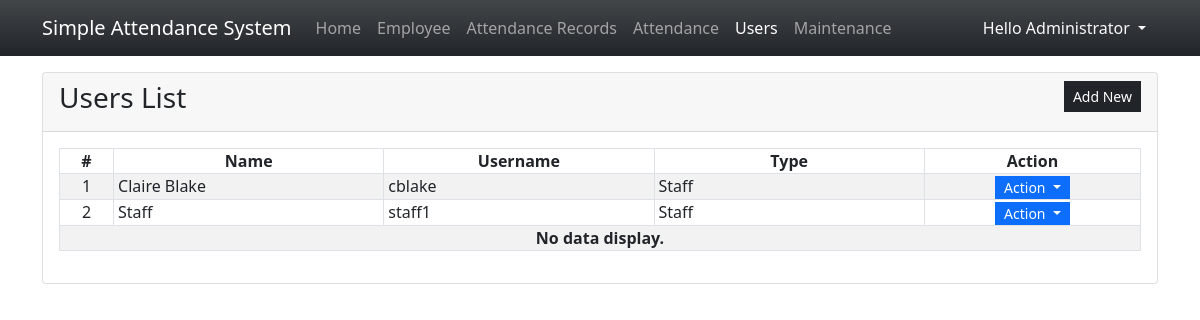
Page /?page=users (signed in) on the committed database.
### tables this page shows
CREATE TABLE `user_list` (
            `user_id` INTEGER NOT NULL PRIMARY KEY AUTOINCREMENT,
            `fullname` INTEGER NOT NULL,
            `username` TEXT NOT NULL,
            `password` TEXT NOT NULL,
            `type` INTEGER NOT NULL,
            `status` INTEGER NOT NULL Default 1,
            `date_created` TIMESTAMP DEFAULT CURRENT_TIMESTAMP
        );

### users.php (the view, shortened to what this page needs)
<div class="card">
    <div class="card-header d-flex justify-content-between">
        <h3 class="card-title">Users List</h3>
        <div class="card-tools align-middle">
            <button class="btn btn-dark btn-sm py-1 rounded-0" type="button" id="create_new">Add New</button>
        </div>
    </div>
    <div class="card-body">
        <table class="table table-hover table-striped table-bordered">
            <colgroup>
                <col width="5%">
                <col width="25%">
                <col width="25%">
                <col width="25%">
                <col width="20%">
            </colgroup>
            <thead>
                <tr>
                    <th class="text-center p-0">#</th>
                    <th class="text-center p-0">Name</th>
                    <th class="text-center p-0">Username</th>
                    <th class="text-center p-0">Type</th>
                    <th class="text-center p-0">Action</th>
                </tr>
            </thead>
            <tbody>
                <?php
                $sql = "SELECT * FROM `user_list` where user_id != 1 order by `fullname` asc";
                $qry = $conn->query($sql);
                $i = 1;
                    while($row = $qry->fetchArray()):
                ?>
                <tr>
                    <td class="text-center p-0"><?php echo $i++; ?></td>
                    <td class="py-0 px-1"><?php echo $row['fullname'] ?></td>
                    <td class="py-0 px-1"><?php echo $row['username'] ?></td>
                    <td class="py-0 px-1"><?php echo ($row['type'] == 1)? 'Administrator':'Staff' ?></td>
                    <th class="text-center py-0 px-1">
                        <div class="btn-group" role="group">
                            <button id="btnGroupDrop1" type="button" class="btn btn-primary dropdown-toggle btn-sm rounded-0 py-0" data-bs-toggle="dropdown" aria-expanded="false">
                            Action
                            </button>
                        </div>
                    </th>
                </tr>
                <?php endwhile; ?>
                <?php if(!$qry->fetchArray()): ?>
                    <tr>
                        <th class="text-center p-0" colspan="5">No data display.</th>
                    </tr>
                <?php endif; ?>
            </tbody>
        </table>
    </div>
</div>

### index.php (style rules this page uses)
html,body { height:100%; width:100%; }

### rows in the picture
user_list: fullname "Claire Blake", username "cblake", type "Staff"
user_list: fullname "Staff", username "staff1", type "Staff"

### other values in the picture
$_SESSION['fullname'] "Administrator"
